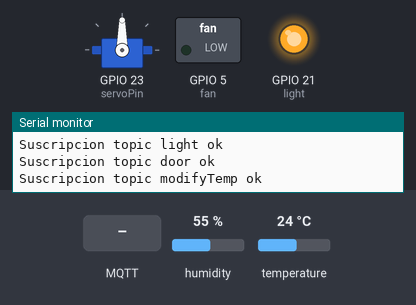
Simulated run of this sketch. Board: ESP32. Parts: servo, switched loads named in the sketch (green lamp = pin HIGH), output pins drawn as LEDs (lit = HIGH), the last lines printed to the serial monitor. The inputs (shaded band) are chosen by the test bench; at power-on: temperature 24 °C, humidity 55 %. WiFi joins after 1.5 s; servers stay silent unless stated; random numbers use the default seed unless the sketch sets one; no MQTT or app messages arrive unless stated.

Above: at 2.7 s.
2.8 s: MQTT message "encender" arrives on the second subscribed topic
At 4.5 s:
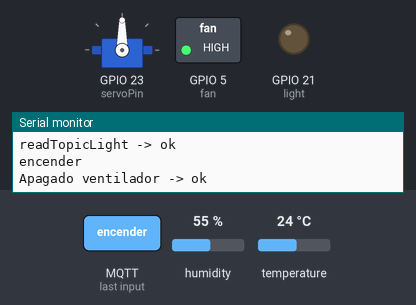
5.6 s: temperature set to 33 °C
10.5 s: temperature set to 36 °C
At 13.1 s:
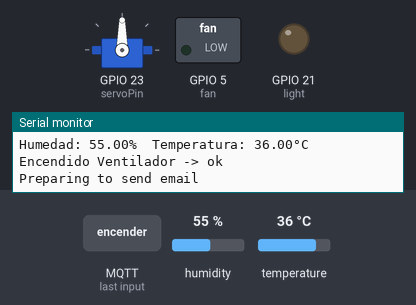
13.4 s: MQTT message "cerrar" arrives on the third subscribed topic
At 16.2 s:
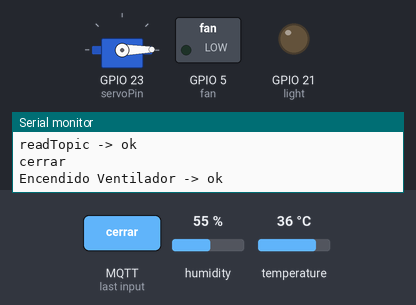
17.0 s: MQTT message "apagar" arrives on the second subscribed topic
At 18.7 s:
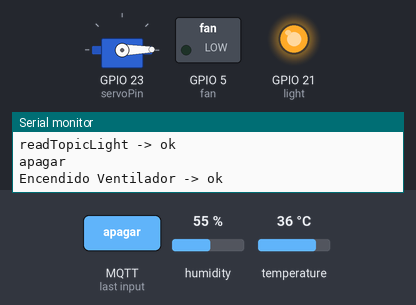
19.7 s: temperature set to 12 °C
At 24.0 s:
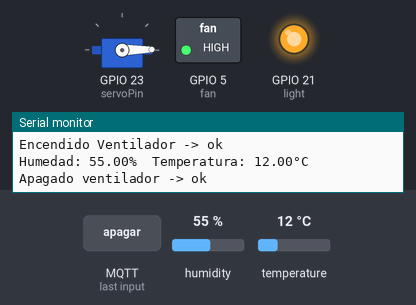
Timing chart, 0 to 25.5 s (numbered marks = the images above; inputs shaded):
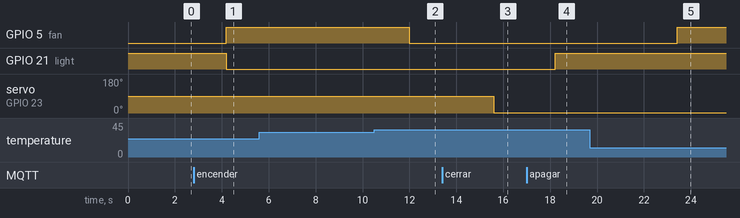

Measured:
- the behaviour switches between 34 and 35 °C on temperature (found by bisection; images 1 and 2)
- after the input at 2.8 s, GPIO 21 (light): HIGH → LOW after 1.4 s
- after the input at 10.5 s, GPIO 5 (fan): HIGH → LOW after 1.5 s
- after the input at 13.4 s, servo on GPIO 23 (servoPin): 90° → 1° after 2.2 s
- after the input at 17.0 s, GPIO 21 (light): LOW → HIGH after 1.2 s
- after the input at 19.7 s, GPIO 5 (fan): LOW → HIGH after 3.7 s

The sketch:

labIotMqtt.ino
```cpp
#include <WiFi.h>
#include <PubSubClient.h>

#include <ESP32Servo.h>
#include "DHT.h"

#define DHTPIN 4
#define DHTTYPE DHT11

#include "ESP32_MailClient.h"

//**************************************
//*********** MQTT CONFIG **************
//**************************************
const char *mqtt_server = "ioticos.org";
const int mqtt_port = 1883;
const char *mqtt_user = "kAPk05Tvb0piZoc";
const char *mqtt_pass = "w3mWV0q6UE769xe";
const char *root_topic_subscribe = "xROmbOs5kE5KW58/input";
const char *root_topic_publish = "xROmbOs5kE5KW58/output";

const char *root_topic_subscribe_light = "xROmbOs5kE5KW58/light";
const char *root_topic_subscribe_door = "xROmbOs5kE5KW58/door";
const char *root_topic_subscribe_modifyTemp = "xROmbOs5kE5KW58/modifyTemp";
const char *root_topic_publish_data = "xROmbOs5kE5KW58/data";
const char *root_topic_publish_temp = "xROmbOs5kE5KW58/temp";
const char *root_topic_publish_humedity = "xROmbOs5kE5KW58/humedity";

//Config mail
#define emailSenderAccount    "casanareiot@gmail.com"
#define emailSenderPassword   "CASIOT99."
#define emailRecipient        "jorgepatarroyo@unisangil.edu.co"
#define smtpServer            "smtp.gmail.com"
#define smtpServerPort        465

String emailSubject = "ESP32 Test - PRIMER ENVIO";
String emailBodyMessage = "<div style=\"color:#2f4468;\"><h1>Hello World!</h1><p>- Sent from ESP32 board</p></div>";

//**************************************
//*********** WIFICONFIG ***************
//**************************************
const char* ssid ="Yopal19" ;
const char* password="Yopaltqm";

//**************************************
//*********** GLOBAL CONFIG **************
//**************************************
float temperature=0;
float humidity=0;
int stateRele=0;
int stateServo=0;
static const int servoPin = 23;
const int fan = 5;
const int light = 21;

String topic="";
String body="";
int tempModify=34;
int banderaControllerTempMail = 0;
float lastTemperature;

const unsigned long publishTempAll = 25000;
unsigned long lastPublishTempAll;

const unsigned long publishHumedityAll = 25000;
unsigned long lastPublishHumedityAll;


//objects
DHT dht(DHTPIN, DHTTYPE);
Servo myservo;
SMTPData smtpData;


//**************************************
//*********** GLOBALES   ***************
//**************************************
WiFiClient espClient;
PubSubClient client(espClient);
char msg[25];
long count=0;


//************************
//** F U N C I O N E S ***
//************************
void callback(char* topic, byte* payload, unsigned int length);
void reconnect();
void setup_wifi();
// Callback function to get the Email sending status
void sendCallback(SendStatus info);

void read_sensor_data(void * parameter) {
   for (;;) {
    readDataSensor();
    readModifyTemp();
   }
}

void readDataSensor(){
  humidity = dht.readHumidity();
  lastTemperature = dht.readTemperature();
  if(!isnan(lastTemperature)){
    temperature = lastTemperature;
    }
  Serial.print(F("Humedad: "));
  Serial.print(humidity);
  Serial.print("%");
  Serial.print(F("  Temperatura: "));
  Serial.print(temperature);
  Serial.println(F("°C "));
  delay(3000);
  }

void readTopicDoor(){
  Serial.println(topic);
  if(topic!=""){
    String readTopic = topic.substring(16,20);
    Serial.println(readTopic);
    if(readTopic=="door"){
      if(body=="abrir"){
        Serial.println("readTopic -> ok");
        Serial.println(body);
        myservo.write(90);
        emailSubject = "ESP32 ALERTA - PUERTA ABIERTA";
        emailBodyMessage = "<div style=\"color:#2f4468;\"><h1>Hola esto es una notificacion!</h1><p>- La puerta a sido abierta</p></div>";
        ConfigSendMailTo();
        topic="";
        stateServo = 1;
        }
      if(body=="cerrar"){
        Serial.println("readTopic -> ok");
        Serial.println(body);
        myservo.write(1);
        topic="";
        stateServo = 0;
        }
       if(body=="enviarCorreo"){
        Serial.println("enviarCorreo -> ok");
        Serial.println(body);
        ConfigSendMailTo();
        }
      }
    }
  }

 void readTopicLight(){
  Serial.println(topic);
  if(topic!=""){
    String readTopic = topic.substring(16,21);
    Serial.println(readTopic);
    if(readTopic=="light"){
      if(body=="encender"){
        Serial.println("readTopicLight -> ok");
        Serial.println(body);
        digitalWrite(light,LOW);
        topic="";
        }
      if(body=="apagar"){
        Serial.println("readTopicLight -> ok");
        Serial.println(body);
        digitalWrite(light,HIGH);
        topic="";
        }
      }
    }
  }

 void readModifyTemp(){
  Serial.println(topic);
  if(topic!=""){
    String readTopic = topic.substring(16,26);
    Serial.println(readTopic);
    if(readTopic=="modifyTemp"){
      if(body.toInt()>=0){
        Serial.println("readModifyTemp -> ok");
        Serial.println(body.toInt());
        tempModify = body.toInt();
        topic="";
        }
      }
    }
  }

 void controllerTemp(){
  if(temperature>tempModify){
    Serial.println("Encendido Ventilador -> ok");
    digitalWrite(fan,LOW);
    emailSubject = "ESP32 ALERTA - VENTILADOR ENCENDIDO";
    emailBodyMessage = "<div style=\"color:#2f4468;\"><h1>Hola señor usuario, esto es una notificacion!</h1><p>- La temperatura a subido, obligando a encender el ventilador</p></div>";
    if(banderaControllerTempMail == 0){
      ConfigSendMailTo();
      banderaControllerTempMail = 1;
      }
    }else{
      Serial.println("Apagado ventilador -> ok");
      digitalWrite(fan,HIGH);
      banderaControllerTempMail = 0;
      }
  }

  // Callback function to get the Email sending status
void sendCallback(SendStatus msg) {
  // Print the current status
  Serial.println(msg.info());

  // Do something when complete
  if (msg.success()) {
    Serial.println("----------------");
  }
}


void setup_task() {
  xTaskCreate(
    read_sensor_data,
    "Read sensor data",
    1000,
    NULL,
    1,
    NULL
  );
}

void initServo(){
  // Allow allocation of all timers for servo library
  ESP32PWM::allocateTimer(0);
  ESP32PWM::allocateTimer(1);
  ESP32PWM::allocateTimer(2);
  ESP32PWM::allocateTimer(3);
  // Set servo PWM frequency to 50Hz
  myservo.setPeriodHertz(50);
  // Attach to servo and define minimum and maximum positions
  // Modify as required
  myservo.attach(servoPin,500, 2400);
  }

void setup() {
  pinMode(fan,OUTPUT);
  pinMode(light,OUTPUT);
  digitalWrite(light,HIGH);
  initServo();
  dht.begin();
  Serial.begin(115200);
  setup_wifi();
  setup_task();
  client.setServer(mqtt_server, mqtt_port);
  client.setCallback(callback);
}

void loop() {
  if (!client.connected()) {
    reconnect();
  }

  if (client.connected()){
    dataPublish();
    tempPublish();
    humedityPublish();
  }
  client.loop();
  readTopicDoor();
  readTopicLight();
  controllerTemp();
}

void tempPublish(){
  //My timer
  unsigned long topLoop = millis();
  // this is setInterval
  if (topLoop - lastPublishHumedityAll >= publishHumedityAll) {
    lastPublishHumedityAll = topLoop;
    String str = "La Temperatura es -> " + String(temperature)+ "°C";
    str.toCharArray(msg,30);
    client.publish(root_topic_publish_temp,msg);
    delay(200);
    //delay(25000);
    }
}

void humedityPublish(){
  //My timer
  unsigned long topLoop2 = millis();
  // this is setInterval
  if (topLoop2 - lastPublishTempAll >= publishTempAll) {
    lastPublishTempAll = topLoop2;
    String str = "La Humedad es -> "+ String(humidity)+ "%";
    str.toCharArray(msg,30);
    client.publish(root_topic_publish_humedity,msg);
    str="";
    delay(200);
    //delay(25000);
    }
}

void dataPublish(){
  String str = "La Temperatura es -> " + String(temperature)+ "°C";
  str.toCharArray(msg,30);
  client.publish(root_topic_publish_data,msg);
  str="";
  delay(200);
  str = "La Humedad es -> "+ String(humidity)+ "%";
  str.toCharArray(msg,30);
  client.publish(root_topic_publish_data,msg);
  str="";
  delay(200);
  str = "El estado de la puerta es -> "+ String(stateServo);
  str.toCharArray(msg,35);
  client.publish(root_topic_publish_data,msg);
  str="";
  delay(200);
  str = "La temperatura limite es -> "+ String(tempModify);
  str.toCharArray(msg,35);
  client.publish(root_topic_publish_data,msg);
  delay(2000);
  }


//*****************************
//***    CONEXION WIFI      ***
//*****************************
void setup_wifi(){
  delay(10);
  // Nos conectamos a nuestra red Wifi
  Serial.println();
  Serial.print("Conectando a ssid: ");
  Serial.println(ssid);

  WiFi.begin(ssid, password);

  while (WiFi.status() != WL_CONNECTED) {
    delay(500);
    Serial.print(".");
  }

  Serial.println("");
  Serial.println("Conectado a red WiFi!");
  Serial.println("Dirección IP: ");
  Serial.println(WiFi.localIP());
}


//*****************************
//***    CONEXION MQTT      ***
//*****************************

void reconnect() {

  while (!client.connected()) {
    Serial.print("Intentando conexión Mqtt...");
    // Creamos un cliente ID
    String clientId = "IOTICOS_H_W_";
    clientId += String(random(0xffff), HEX);
    // Intentamos conectar
    if (client.connect(clientId.c_str(),mqtt_user,mqtt_pass)) {
      Serial.println("Conectado!");
      // Nos suscribimos
      if(client.subscribe(root_topic_subscribe)){
        Serial.println("Suscripcion ok");
      }else{
        Serial.println("fallo Suscripciión");
      }
      if(client.subscribe(root_topic_subscribe_light)){
        Serial.println("Suscripcion topic light ok");
      }else{
        Serial.println("fallo Suscripciión to light");
      }
      //topic suscribe door
      if(client.subscribe(root_topic_subscribe_door)){
        Serial.println("Suscripcion topic door ok");
      }else{
        Serial.println("fallo Suscripciión to door");
      }
      //topic suscribe modifyTemp
      if(client.subscribe(root_topic_subscribe_modifyTemp)){
        Serial.println("Suscripcion topic modifyTemp ok");
      }else{
        Serial.println("fallo Suscripciión to modifyTemp");
      }
    } else {
      Serial.print("falló :( con error -> ");
      Serial.print(client.state());
      Serial.println(" Intentamos de nuevo en 5 segundos");
      delay(5000);
    }
  }
}


//*****************************
//***       CALLBACK        ***
//*****************************

void callback(char* topico, byte* payload, unsigned int length){
  String incoming = "";
  Serial.print("Mensaje recibido desde -> ");
  Serial.print(topico);
  topic=topico;
  Serial.println("");
  for (int i = 0; i < length; i++) {
    incoming += (char)payload[i];
  }
  incoming.trim();
  body=incoming;
  Serial.println("Mensaje -> " + incoming);

}

void ConfigSendMailTo(){
  Serial.println("Preparing to send email");
  Serial.println();
  // Set the SMTP Server Email host, port, account and password
  smtpData.setLogin(smtpServer, smtpServerPort, emailSenderAccount, emailSenderPassword);

  // For library version 1.2.0 and later which STARTTLS protocol was supported,the STARTTLS will be
  // enabled automatically when port 587 was used, or enable it manually using setSTARTTLS function.
  //smtpData.setSTARTTLS(true);

  // Set the sender name and Email
  smtpData.setSender("ESP32", emailSenderAccount);

  // Set Email priority or importance High, Normal, Low or 1 to 5 (1 is highest)
  smtpData.setPriority("High");

  // Set the subject
  smtpData.setSubject(emailSubject);

  // Set the message with HTML format
  smtpData.setMessage(emailBodyMessage, true);
  // Set the email message in text format (raw)
  //smtpData.setMessage("Hello World! - Sent from ESP32 board", false);

  // Add recipients, you can add more than one recipient
  smtpData.addRecipient(emailRecipient);
  //smtpData.addRecipient("YOUR_OTHER_RECIPIENT_EMAIL_ADDRESS@EXAMPLE.com");

  smtpData.setSendCallback(sendCallback);

  //Start sending Email, can be set callback function to track the status
  if (!MailClient.sendMail(smtpData))
    Serial.println("Error sending Email, " + MailClient.smtpErrorReason());

  //Clear all data from Email object to free memory
  smtpData.empty();
  topic="";
  }
```
